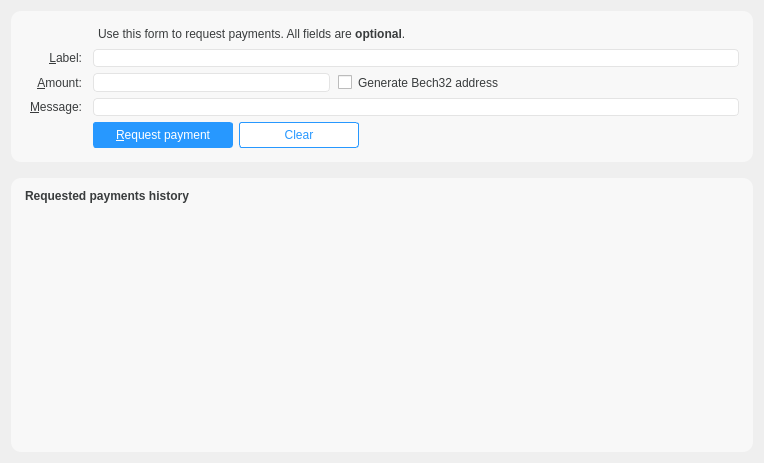
<?xml version="1.0" encoding="UTF-8"?>
<ui version="4.0">
 <class>ReceiveCoinsDialog</class>
 <widget class="QWidget" name="ReceiveCoinsDialog">
  <property name="geometry">
   <rect>
    <x>0</x>
    <y>0</y>
    <width>764</width>
    <height>463</height>
   </rect>
  </property>
  <property name="styleSheet">
   <string notr="true">.QFrame {
    border-radius: 10px;
	background-color: rgb(248, 248, 248);
    border-width: 0px;
}


#receiveButton {
    border-style: solid;
    border-radius: 3px;
	border-width: 1px;
	border-color: rgb(39, 152, 255);
	background-color: rgb(39, 152, 255);
padding : 5px;
}

 #clearButton {
    border-style: solid;
    border-radius: 3px;
	border-width: 1px;
	border-color: rgb(39, 152, 255);
	color: rgb(39, 152, 255);
	background-color: white;
padding : 5px;
}

QLabel , QCheckBox {
	color: rgb(57, 60, 61);
    border : 0px solid ;
   border-radius: 4px;
padding : 2px;
  
}

QLineEdit , BitcoinAmountField, QComboBox{
    border-radius : 3px;
    border-style: solid;
    border-width: 1px;
	color: rgb(57, 60, 61);
    border : 1px solid #E4E4E4 ;
   border-radius: 4px;
}

</string>
  </property>
  <layout class="QVBoxLayout" name="verticalLayout" stretch="0,0,1">
   <item>
    <widget class="QFrame" name="frame2">
     <property name="sizePolicy">
      <sizepolicy hsizetype="Preferred" vsizetype="Expanding">
       <horstretch>0</horstretch>
       <verstretch>0</verstretch>
      </sizepolicy>
     </property>
     <property name="frameShape">
      <enum>QFrame::NoFrame</enum>
     </property>
     <property name="frameShadow">
      <enum>QFrame::Plain</enum>
     </property>
     <property name="lineWidth">
      <number>0</number>
     </property>
     <layout class="QVBoxLayout" name="verticalLayout_3">
      <item>
       <layout class="QGridLayout" name="gridLayout">
        <property name="leftMargin">
         <number>5</number>
        </property>
        <property name="topMargin">
         <number>5</number>
        </property>
        <property name="rightMargin">
         <number>5</number>
        </property>
        <property name="bottomMargin">
         <number>5</number>
        </property>
        <item row="5" column="0">
         <widget class="QLabel" name="label">
          <property name="toolTip">
           <string>An optional amount to request. Leave this empty or zero to not request a specific amount.</string>
          </property>
          <property name="text">
           <string>&amp;Amount:</string>
          </property>
          <property name="alignment">
           <set>Qt::AlignRight|Qt::AlignTrailing|Qt::AlignVCenter</set>
          </property>
          <property name="buddy">
           <cstring>reqAmount</cstring>
          </property>
         </widget>
        </item>
        <item row="6" column="0">
         <widget class="QLabel" name="label_3">
          <property name="toolTip">
           <string>An optional message to attach to the payment request, which will be displayed when the request is opened. Note: The message will not be sent with the payment over the Bitcoin network.</string>
          </property>
          <property name="text">
           <string>&amp;Message:</string>
          </property>
          <property name="alignment">
           <set>Qt::AlignRight|Qt::AlignTrailing|Qt::AlignVCenter</set>
          </property>
          <property name="buddy">
           <cstring>reqMessage</cstring>
          </property>
         </widget>
        </item>
        <item row="4" column="2">
         <widget class="QLineEdit" name="reqLabel">
          <property name="sizePolicy">
           <sizepolicy hsizetype="Preferred" vsizetype="Preferred">
            <horstretch>0</horstretch>
            <verstretch>0</verstretch>
           </sizepolicy>
          </property>
          <property name="toolTip">
           <string>An optional label to associate with the new receiving address.</string>
          </property>
         </widget>
        </item>
        <item row="2" column="2">
         <widget class="QLabel" name="label_5">
          <property name="text">
           <string>Use this form to request payments. All fields are &lt;b&gt;optional&lt;/b&gt;.</string>
          </property>
         </widget>
        </item>
        <item row="4" column="0">
         <widget class="QLabel" name="label_2">
          <property name="toolTip">
           <string>An optional label to associate with the new receiving address.</string>
          </property>
          <property name="text">
           <string>&amp;Label:</string>
          </property>
          <property name="alignment">
           <set>Qt::AlignRight|Qt::AlignTrailing|Qt::AlignVCenter</set>
          </property>
          <property name="buddy">
           <cstring>reqLabel</cstring>
          </property>
         </widget>
        </item>
        <item row="6" column="2">
         <widget class="QLineEdit" name="reqMessage">
          <property name="toolTip">
           <string>An optional message to attach to the payment request, which will be displayed when the request is opened. Note: The message will not be sent with the payment over the Bitcoin network.</string>
          </property>
         </widget>
        </item>
        <item row="7" column="2">
         <layout class="QHBoxLayout" name="horizontalLayout">
          <item>
           <widget class="QPushButton" name="receiveButton">
            <property name="sizePolicy">
             <sizepolicy hsizetype="Preferred" vsizetype="Preferred">
              <horstretch>0</horstretch>
              <verstretch>0</verstretch>
             </sizepolicy>
            </property>
            <property name="minimumSize">
             <size>
              <width>140</width>
              <height>0</height>
             </size>
            </property>
            <property name="styleSheet">
             <string notr="true">color : #ffffff;</string>
            </property>
            <property name="text">
             <string>&amp;Request payment</string>
            </property>
            <property name="icon">
             <iconset>
              <normaloff>:/icons/receiving_addresses</normaloff>:/icons/receiving_addresses</iconset>
            </property>
           </widget>
          </item>
          <item>
           <widget class="QPushButton" name="clearButton">
            <property name="sizePolicy">
             <sizepolicy hsizetype="Preferred" vsizetype="Preferred">
              <horstretch>0</horstretch>
              <verstretch>0</verstretch>
             </sizepolicy>
            </property>
            <property name="minimumSize">
             <size>
              <width>120</width>
              <height>16</height>
             </size>
            </property>
            <property name="toolTip">
             <string>Clear all fields of the form.</string>
            </property>
            <property name="text">
             <string>Clear</string>
            </property>
            <property name="icon">
             <iconset resource="../bitcoin.qrc">
              <normaloff>:/icons/remove</normaloff>:/icons/remove</iconset>
            </property>
            <property name="autoDefault">
             <bool>false</bool>
            </property>
           </widget>
          </item>
          <item>
           <spacer name="horizontalSpacer">
            <property name="orientation">
             <enum>Qt::Horizontal</enum>
            </property>
            <property name="sizeHint" stdset="0">
             <size>
              <width>0</width>
              <height>0</height>
             </size>
            </property>
           </spacer>
          </item>
         </layout>
        </item>
        <item row="7" column="0">
         <widget class="QLabel" name="label_7">
          <property name="text">
           <string/>
          </property>
         </widget>
        </item>
        <item row="5" column="2">
         <layout class="QHBoxLayout" name="horizontalLayout_6" stretch="1,0,1">
          <item>
           <widget class="BitcoinAmountField" name="reqAmount">
            <property name="sizePolicy">
             <sizepolicy hsizetype="Fixed" vsizetype="Fixed">
              <horstretch>0</horstretch>
              <verstretch>0</verstretch>
             </sizepolicy>
            </property>
            <property name="minimumSize">
             <size>
              <width>80</width>
              <height>0</height>
             </size>
            </property>
            <property name="maximumSize">
             <size>
              <width>1000</width>
              <height>100</height>
             </size>
            </property>
            <property name="toolTip">
             <string>An optional amount to request. Leave this empty or zero to not request a specific amount.</string>
            </property>
           </widget>
          </item>
          <item>
           <widget class="QCheckBox" name="useBech32">
            <property name="sizePolicy">
             <sizepolicy hsizetype="Fixed" vsizetype="Fixed">
              <horstretch>0</horstretch>
              <verstretch>0</verstretch>
             </sizepolicy>
            </property>
            <property name="maximumSize">
             <size>
              <width>1000</width>
              <height>16777215</height>
             </size>
            </property>
            <property name="focusPolicy">
             <enum>Qt::StrongFocus</enum>
            </property>
            <property name="toolTip">
             <string>Bech32 addresses (BIP-173) are cheaper to spend from and offer better protection against typos. When unchecked a P2SH wrapped SegWit address will be created, compatible with older wallets.</string>
            </property>
            <property name="text">
             <string>Generate Bech32 address</string>
            </property>
           </widget>
          </item>
          <item>
           <spacer name="horizontalSpacer_3">
            <property name="orientation">
             <enum>Qt::Horizontal</enum>
            </property>
            <property name="sizeHint" stdset="0">
             <size>
              <width>0</width>
              <height>0</height>
             </size>
            </property>
           </spacer>
          </item>
         </layout>
        </item>
       </layout>
      </item>
     </layout>
    </widget>
   </item>
   <item>
    <spacer name="verticalSpacer_2">
     <property name="orientation">
      <enum>Qt::Vertical</enum>
     </property>
     <property name="sizeHint" stdset="0">
      <size>
       <width>20</width>
       <height>10</height>
      </size>
     </property>
    </spacer>
   </item>
   <item>
    <widget class="QFrame" name="frame">
     <property name="sizePolicy">
      <sizepolicy hsizetype="Preferred" vsizetype="Expanding">
       <horstretch>0</horstretch>
       <verstretch>0</verstretch>
      </sizepolicy>
     </property>
     <property name="frameShape">
      <enum>QFrame::NoFrame</enum>
     </property>
     <property name="frameShadow">
      <enum>QFrame::Plain</enum>
     </property>
     <property name="lineWidth">
      <number>0</number>
     </property>
     <layout class="QVBoxLayout" name="verticalLayout_2">
      <item>
       <widget class="QLabel" name="label_6">
        <property name="font">
         <font>
          <weight>75</weight>
          <bold>true</bold>
         </font>
        </property>
        <property name="text">
         <string>Requested payments history</string>
        </property>
       </widget>
      </item>
      <item>
       <widget class="RecentRequestsView" name="recentRequestsView">
        <property name="palette">
         <palette>
          <active>
           <colorrole role="Button">
            <brush brushstyle="SolidPattern">
             <color alpha="255">
              <red>248</red>
              <green>248</green>
              <blue>248</blue>
             </color>
            </brush>
           </colorrole>
           <colorrole role="Base">
            <brush brushstyle="SolidPattern">
             <color alpha="255">
              <red>248</red>
              <green>248</green>
              <blue>248</blue>
             </color>
            </brush>
           </colorrole>
           <colorrole role="Window">
            <brush brushstyle="SolidPattern">
             <color alpha="255">
              <red>248</red>
              <green>248</green>
              <blue>248</blue>
             </color>
            </brush>
           </colorrole>
          </active>
          <inactive>
           <colorrole role="Button">
            <brush brushstyle="SolidPattern">
             <color alpha="255">
              <red>248</red>
              <green>248</green>
              <blue>248</blue>
             </color>
            </brush>
           </colorrole>
           <colorrole role="Base">
            <brush brushstyle="SolidPattern">
             <color alpha="255">
              <red>248</red>
              <green>248</green>
              <blue>248</blue>
             </color>
            </brush>
           </colorrole>
           <colorrole role="Window">
            <brush brushstyle="SolidPattern">
             <color alpha="255">
              <red>248</red>
              <green>248</green>
              <blue>248</blue>
             </color>
            </brush>
           </colorrole>
          </inactive>
          <disabled>
           <colorrole role="Button">
            <brush brushstyle="SolidPattern">
             <color alpha="255">
              <red>248</red>
              <green>248</green>
              <blue>248</blue>
             </color>
            </brush>
           </colorrole>
           <colorrole role="Base">
            <brush brushstyle="SolidPattern">
             <color alpha="255">
              <red>248</red>
              <green>248</green>
              <blue>248</blue>
             </color>
            </brush>
           </colorrole>
           <colorrole role="Window">
            <brush brushstyle="SolidPattern">
             <color alpha="255">
              <red>248</red>
              <green>248</green>
              <blue>248</blue>
             </color>
            </brush>
           </colorrole>
          </disabled>
         </palette>
        </property>
        <property name="contextMenuPolicy">
         <enum>Qt::CustomContextMenu</enum>
        </property>
        <property name="styleSheet">
         <string notr="true">
QHeaderView::section {
   background-color: rgb(242, 242, 242);
    border: 0px;
}

QTableView {
border-radius: 5px;
	background-color: rgb(248, 248, 248);
}
</string>
        </property>
        <property name="frameShape">
         <enum>QFrame::NoFrame</enum>
        </property>
        <property name="frameShadow">
         <enum>QFrame::Plain</enum>
        </property>
        <property name="lineWidth">
         <number>0</number>
        </property>
        <property name="tabKeyNavigation">
         <bool>false</bool>
        </property>
        <property name="sortingEnabled">
         <bool>true</bool>
        </property>
        <attribute name="horizontalHeaderHighlightSections">
         <bool>false</bool>
        </attribute>
        <attribute name="verticalHeaderVisible">
         <bool>false</bool>
        </attribute>
        <attribute name="verticalHeaderHighlightSections">
         <bool>false</bool>
        </attribute>
       </widget>
      </item>
     </layout>
    </widget>
   </item>
  </layout>
 </widget>
 <customwidgets>
  <customwidget>
   <class>BitcoinAmountField</class>
   <extends>QLineEdit</extends>
   <header>qt/bitcoinamountfield.h</header>
   <container>1</container>
  </customwidget>
  <customwidget>
   <class>RecentRequestsView</class>
   <extends>QTableView</extends>
   <header>qt/widgets/recentrequestsview.h</header>
  </customwidget>
 </customwidgets>
 <tabstops>
  <tabstop>reqLabel</tabstop>
  <tabstop>reqAmount</tabstop>
  <tabstop>useBech32</tabstop>
  <tabstop>reqMessage</tabstop>
  <tabstop>receiveButton</tabstop>
  <tabstop>clearButton</tabstop>
  <tabstop>recentRequestsView</tabstop>
 </tabstops>
 <resources>
  <include location="../bitcoin.qrc"/>
 </resources>
 <connections/>
</ui>
